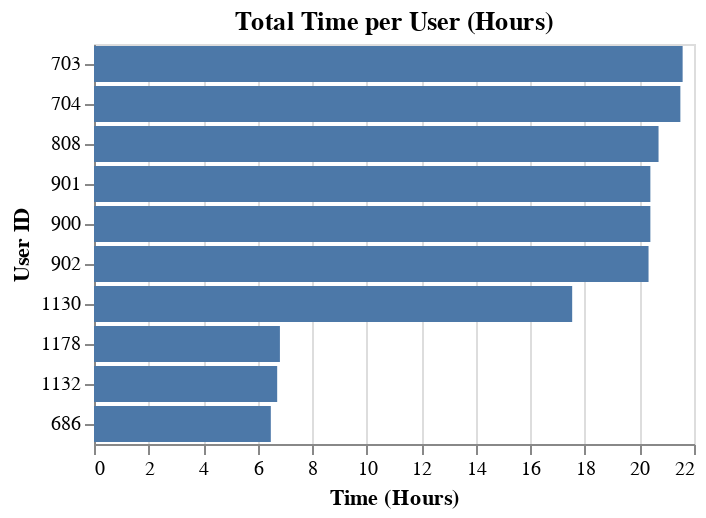

Notebook code cell kept with this figure:
### Code cell
# Visualization of the top users in each space.

chart = alt.Chart(total_time_per_user_sorted.head(10)).mark_bar().encode(
    y=alt.Y('id:O', title='User ID', sort="-x"),
    x=alt.X('Duration', title='Time (Hours)'),
    tooltip=alt.Tooltip('Duration')
).properties(
    title='Total Time per User (Hours)'
)

chart

### Figure 1 — Vega-Lite specification as saved in the notebook (floating-point values rounded to 4 significant figures)
{"config": {"view": {"continuousWidth": 300, "continuousHeight": 300}}, "data": {"name": "data-f8b0eec5f4e4f4a1e7e20ed7c865eb2d"}, "mark": {"type": "bar"}, "encoding": {"tooltip": {"field": "Duration", "type": "quantitative"}, "x": {"field": "Duration", "title": "Time (Hours)", "type": "quantitative"}, "y": {"field": "id", "sort": "-x", "title": "User ID", "type": "ordinal"}}, "title": "Total Time per User (Hours)", "$schema": "https://vega.github.io/schema/vega-lite/v5.16.3.json", "datasets": {"data-f8b0eec5f4e4f4a1e7e20ed7c865eb2d": [{"id": 703, "Duration": 21.58}, {"id": 704, "Duration": 21.5}, {"id": 808, "Duration": 20.7}, {"id": 901, "Duration": 20.4}, {"id": 900, "Duration": 20.4}, {"id": 902, "Duration": 20.33}, {"id": 1130, "Duration": 17.53}, {"id": 1178, "Duration": 6.817}, {"id": 1132, "Duration": 6.717}, {"id": 686, "Duration": 6.483}]}}
